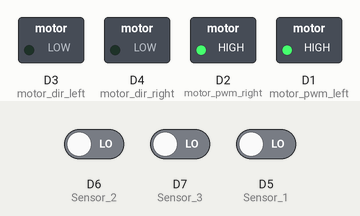
Simulated run of this sketch. Board: ESP8266 (NodeMCU). On the bench: switched loads named in the sketch (green lamp = pin HIGH). The test bench sets the inputs (shaded band); at power-on: D7 (Sensor_3) LOW, D5 (Sensor_1) LOW, D6 (Sensor_2) LOW. What the sketch prints to the serial monitor is not drawn.

Above: at 1.2 s.
1.3 s: D7 (Sensor_3) driven HIGH
At 2.2 s:
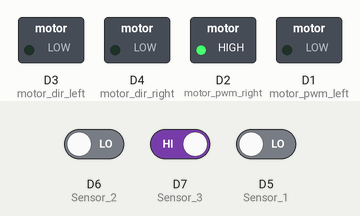
2.8 s: D7 (Sensor_3) driven LOW
At 3.5 s:
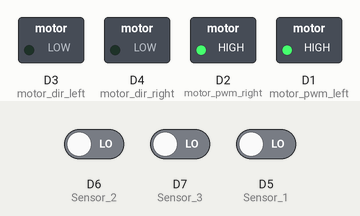
4.3 s: D5 (Sensor_1) driven HIGH
At 4.6 s:
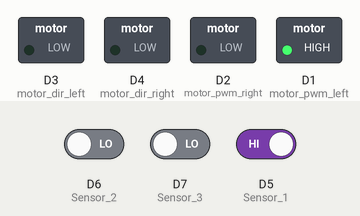
5.8 s: D5 (Sensor_1) driven LOW
At 6.9 s:
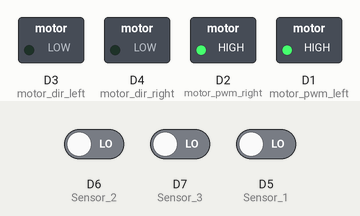
7.3 s: D6 (Sensor_2) driven HIGH
10.3 s: D7 (Sensor_3) driven HIGH and D5 (Sensor_1) driven HIGH
At 11.6 s:
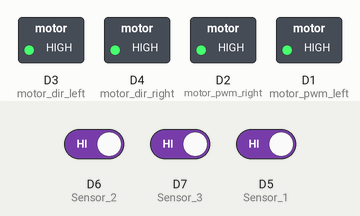
Timing chart, 0 to 12.8 s (numbered marks = the images above; inputs shaded):
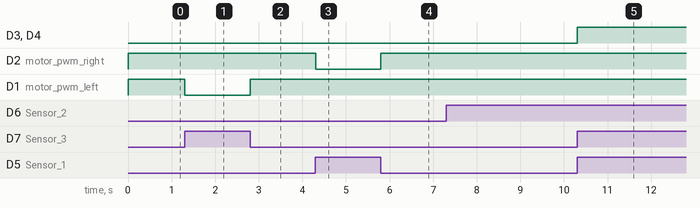

Measured:
- after the input at 1.3 s, D1 (motor_pwm_left): HIGH → LOW at once
- after the input at 2.8 s, D1 (motor_pwm_left): LOW → HIGH at once
- after the input at 4.3 s, D2 (motor_pwm_right): HIGH → LOW at once
- after the input at 5.8 s, D2 (motor_pwm_right): LOW → HIGH at once
- after the input at 10.3 s, D3 (motor_dir_left), D4 (motor_dir_right): LOW → HIGH at once

The sketch:

car_timer.ino
```cpp
#define PWM_Speed     1000
#define SamplingTime  4
#define Sensor_1      D5
#define Sensor_2      D6
#define Sensor_3      D7

#define led_pin         D0
#define motor_pwm_left  D1
#define motor_pwm_right D2
#define motor_dir_left  D3
#define motor_dir_right D4
#define dir_back        LOW
#define dir_fwd         HIGH

unsigned long Time;

void setup() {
  pinMode(Sensor_1, INPUT);
  pinMode(Sensor_2, INPUT);
  pinMode(Sensor_3, INPUT);
  pinMode(motor_dir_left, OUTPUT);
  pinMode(motor_pwm_left, OUTPUT);
  pinMode(motor_dir_right, OUTPUT);
  pinMode(motor_pwm_right, OUTPUT);
  Serial.begin(115200);
  Serial.println("Robot Test V1.00");
}

void loop() {
  Time = millis();
  int ReadSensor = digitalRead(Sensor_1);
  ReadSensor = ReadSensor * 10 + digitalRead(Sensor_2);
  ReadSensor = ReadSensor * 10 + digitalRead(Sensor_3);
  Serial.print("Read Sernsor = ");
  Serial.println(ReadSensor);

  if (ReadSensor == 101 || ReadSensor == 000)  Robot_Forward();
  else if (ReadSensor == 001 || ReadSensor == 011)  Robot_Left();
  else if (ReadSensor == 100 || ReadSensor == 110)  Robot_Right();
  else if (ReadSensor == 111 || ReadSensor == 010)  Robot_Backward();
}
```

_MotorCtrl.ino
```cpp
void Robot_Forward() {
  digitalWrite(motor_dir_left, dir_back);
  analogWrite(motor_pwm_left, PWM_Speed);
  digitalWrite(motor_dir_right, dir_back);
  analogWrite(motor_pwm_right, PWM_Speed);
  delay(SamplingTime);
}

void Robot_Backward() {
  digitalWrite(motor_dir_left, dir_fwd);
  analogWrite(motor_pwm_left, PWM_Speed);
  digitalWrite(motor_dir_right, dir_fwd);
  analogWrite(motor_pwm_right, PWM_Speed);
  delay(SamplingTime * 2);
}

void Robot_Stop() {
  digitalWrite(motor_dir_left, dir_back);
  analogWrite(motor_pwm_left, 0);
  digitalWrite(motor_dir_right, dir_fwd);
  analogWrite(motor_pwm_right, 0);
  delay(SamplingTime);
}

void Robot_Left() {
  digitalWrite(motor_dir_left, 0);
  analogWrite(motor_pwm_left, 0);
  digitalWrite(motor_dir_right, 0);
  analogWrite(motor_pwm_right, PWM_Speed);
  delay(SamplingTime);
}

void Robot_Right() {
  digitalWrite(motor_dir_left, 0);
  analogWrite(motor_pwm_left, PWM_Speed);
  digitalWrite(motor_dir_right, 0);
  analogWrite(motor_pwm_right, 0);
  delay(SamplingTime);
}
```
